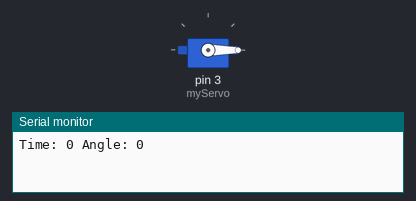
A sketch run on a simulated Arduino Uno, built with avr-gcc and run on an emulated ATmega328P. Parts: servo, the last lines printed to the serial monitor.

Above: at 0.1 s.
At 9.1 s:
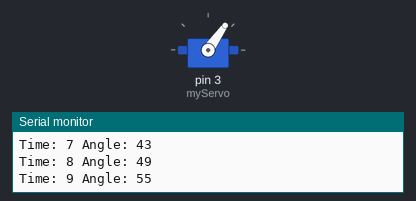
At 18.1 s:
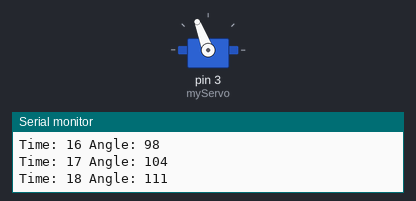
At 38.1 s:
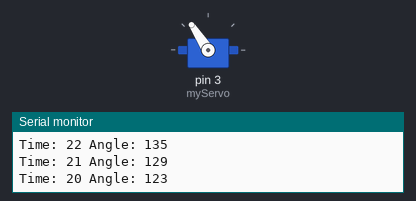
Timing chart, 0 to 40.0 s (numbered marks = the images above):
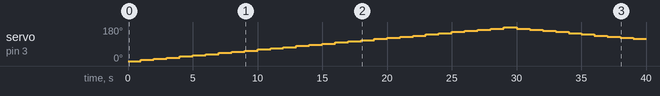

Measured:
- by itself, servo on pin 3 (myServo): rises from 0° to 179° in 28.0 s, then falls to 117° in 10.0 s

The sketch:

servo02.ino
```cpp
#include <Servo.h>

int angle;
int minute = 60;
Servo myServo;

void setup() {
  myServo.attach(3);

  Serial.begin(9600);
  myServo.write(0);
}

void loop() {
  for (int t = 0; t<29; t++){
    angle = map(t, 0, 29, 0, 179);
    myServo.write(angle);
    Serial.print("Time: ");
    Serial.print(t);
    Serial.print(" Angle: ");
    Serial.println(angle);
    delay(1000);
  }
  for (int t = 29; t>0; t--){
    angle = map(t, 0, 29, 0, 179);
    myServo.write(angle);
    Serial.print("Time: ");
    Serial.print(t);
    Serial.print(" Angle: ");
    Serial.println(angle);
    delay(1000);
  }
}
```
